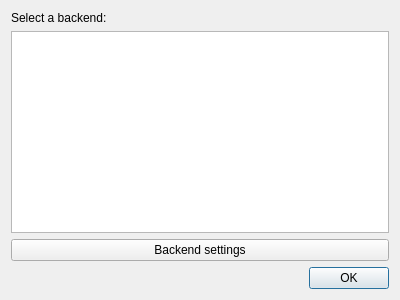
<?xml version="1.0" encoding="UTF-8"?>
<ui version="4.0">
 <class>BackendSelectorDialog</class>
 <widget class="QDialog" name="BackendSelectorDialog">
  <property name="geometry">
   <rect>
    <x>0</x>
    <y>0</y>
    <width>400</width>
    <height>300</height>
   </rect>
  </property>
  <property name="windowTitle">
   <string>Backend selector</string>
  </property>
  <property name="locale">
   <locale language="Divehi" country="Maldives"/>
  </property>
  <layout class="QVBoxLayout" name="verticalLayout">
   <item>
    <widget class="QLabel" name="backendSelectorTitleLabel">
     <property name="text">
      <string>Select a backend:</string>
     </property>
    </widget>
   </item>
   <item>
    <widget class="QListWidget" name="backendSelectorListWidget"/>
   </item>
   <item>
    <widget class="QPushButton" name="backendSettingsButton">
     <property name="text">
      <string>Backend settings</string>
     </property>
    </widget>
   </item>
   <item>
    <widget class="QDialogButtonBox" name="buttonBox">
     <property name="orientation">
      <enum>Qt::Horizontal</enum>
     </property>
     <property name="standardButtons">
      <set>QDialogButtonBox::Ok</set>
     </property>
    </widget>
   </item>
  </layout>
 </widget>
 <resources/>
 <connections>
  <connection>
   <sender>buttonBox</sender>
   <signal>accepted()</signal>
   <receiver>BackendSelectorDialog</receiver>
   <slot>accept()</slot>
   <hints>
    <hint type="sourcelabel">
     <x>248</x>
     <y>254</y>
    </hint>
    <hint type="destinationlabel">
     <x>157</x>
     <y>274</y>
    </hint>
   </hints>
  </connection>
  <connection>
   <sender>buttonBox</sender>
   <signal>rejected()</signal>
   <receiver>BackendSelectorDialog</receiver>
   <slot>reject()</slot>
   <hints>
    <hint type="sourcelabel">
     <x>316</x>
     <y>260</y>
    </hint>
    <hint type="destinationlabel">
     <x>286</x>
     <y>274</y>
    </hint>
   </hints>
  </connection>
 </connections>
</ui>
